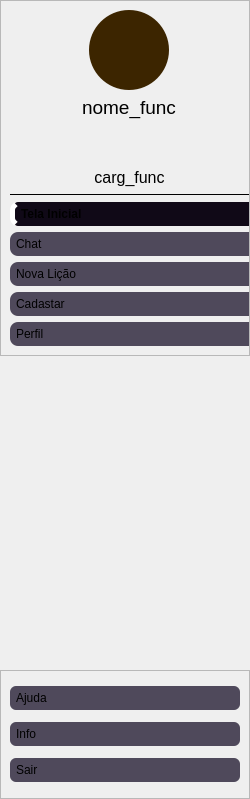
     <widget class="QWidget" name="sidebar" native="true">
      <property name="sizePolicy">
       <sizepolicy hsizetype="Minimum" vsizetype="Expanding">
        <horstretch>0</horstretch>
        <verstretch>0</verstretch>
       </sizepolicy>
      </property>
      <property name="minimumSize">
       <size>
        <width>250</width>
        <height>0</height>
       </size>
      </property>
      <property name="maximumSize">
       <size>
        <width>250</width>
        <height>16777215</height>
       </size>
      </property>
      <property name="styleSheet">
       <string notr="true">#sidebar{

	background-color:#3C2547;
}


QPushButton {

	background-color: #4F495B;
	padding: 5px 10px;
	border-top-left-radius: 8px;
	border-bottom-left-radius: 8px;


}

QPushButton:hover {
    background-color: #1C1022;
}
QPushButton:checked {
    background-color: #100917;
	border-left: 5px solid #FFFFFF;
	font-weight: bold;  
}
QPushButton:icon {
    background-color: red;
}</string>
      </property>
      <layout class="QVBoxLayout" name="verticalLayout">
       <property name="spacing">
        <number>0</number>
       </property>
       <property name="leftMargin">
        <number>0</number>
       </property>
       <property name="topMargin">
        <number>0</number>
       </property>
       <property name="rightMargin">
        <number>0</number>
       </property>
       <property name="bottomMargin">
        <number>0</number>
       </property>
       <item>
        <widget class="QWidget" name="widget" native="true">
         <property name="sizePolicy">
          <sizepolicy hsizetype="Expanding" vsizetype="Expanding">
           <horstretch>0</horstretch>
           <verstretch>0</verstretch>
          </sizepolicy>
         </property>
         <property name="minimumSize">
          <size>
           <width>0</width>
           <height>500</height>
          </size>
         </property>
         <property name="styleSheet">
          <string notr="true"/>
         </property>
         <layout class="QVBoxLayout" name="verticalLayout_4">
          <property name="spacing">
           <number>0</number>
          </property>
          <property name="leftMargin">
           <number>0</number>
          </property>
          <property name="topMargin">
           <number>0</number>
          </property>
          <property name="rightMargin">
           <number>0</number>
          </property>
          <property name="bottomMargin">
           <number>0</number>
          </property>
          <item alignment="Qt::AlignTop">
           <widget class="QFrame" name="frame">
            <property name="sizePolicy">
             <sizepolicy hsizetype="Expanding" vsizetype="Expanding">
              <horstretch>0</horstretch>
              <verstretch>0</verstretch>
             </sizepolicy>
            </property>
            <property name="minimumSize">
             <size>
              <width>0</width>
              <height>356</height>
             </size>
            </property>
            <property name="layoutDirection">
             <enum>Qt::LeftToRight</enum>
            </property>
            <property name="styleSheet">
             <string notr="true">QPushButton{
    text-align: left;
    padding: 5px 6px;
	font: 63 12pt &quot;Inter 18pt SemiBold&quot;;
}

</string>
            </property>
            <property name="frameShape">
             <enum>QFrame::StyledPanel</enum>
            </property>
            <property name="frameShadow">
             <enum>QFrame::Raised</enum>
            </property>
            <layout class="QVBoxLayout" name="verticalLayout_2">
             <property name="rightMargin">
              <number>0</number>
             </property>
             <item>
              <widget class="QWidget" name="widget_2" native="true">
               <property name="sizePolicy">
                <sizepolicy hsizetype="Expanding" vsizetype="Fixed">
                 <horstretch>0</horstretch>
                 <verstretch>0</verstretch>
                </sizepolicy>
               </property>
               <property name="minimumSize">
                <size>
                 <width>0</width>
                 <height>80</height>
                </size>
               </property>
               <property name="autoFillBackground">
                <bool>false</bool>
               </property>
               <layout class="QVBoxLayout" name="verticalLayout_5">
                <property name="leftMargin">
                 <number>0</number>
                </property>
                <property name="topMargin">
                 <number>0</number>
                </property>
                <property name="rightMargin">
                 <number>0</number>
                </property>
                <property name="bottomMargin">
                 <number>0</number>
                </property>
                <item alignment="Qt::AlignHCenter">
                 <widget class="QPushButton" name="foto_func">
                  <property name="sizePolicy">
                   <sizepolicy hsizetype="Fixed" vsizetype="Fixed">
                    <horstretch>0</horstretch>
                    <verstretch>0</verstretch>
                   </sizepolicy>
                  </property>
                  <property name="minimumSize">
                   <size>
                    <width>80</width>
                    <height>80</height>
                   </size>
                  </property>
                  <property name="maximumSize">
                   <size>
                    <width>80</width>
                    <height>80</height>
                   </size>
                  </property>
                  <property name="cursor">
                   <cursorShape>PointingHandCursor</cursorShape>
                  </property>
                  <property name="layoutDirection">
                   <enum>Qt::LeftToRight</enum>
                  </property>
                  <property name="styleSheet">
                   <string notr="true">QPushButton{
text-aling:center;
	background-color: rgb(60, 37, 00) ;
border-radius: 40px;

}</string>
                  </property>
                  <property name="text">
                   <string/>
                  </property>
                  <property name="iconSize">
                   <size>
                    <width>80</width>
                    <height>80</height>
                   </size>
                  </property>
                 </widget>
                </item>
               </layout>
              </widget>
             </item>
             <item alignment="Qt::AlignHCenter|Qt::AlignTop">
              <widget class="QLabel" name="nome_func">
               <property name="text">
                <string>&lt;html&gt;&lt;head/&gt;&lt;body&gt;&lt;p align=&quot;center&quot;&gt;&lt;span style=&quot; font-size:14pt;&quot;&gt;nome_func&lt;/span&gt;&lt;/p&gt;&lt;/body&gt;&lt;/html&gt;</string>
               </property>
              </widget>
             </item>
             <item alignment="Qt::AlignHCenter|Qt::AlignBottom">
              <widget class="QLabel" name="carg_func">
               <property name="text">
                <string>&lt;html&gt;&lt;head/&gt;&lt;body&gt;&lt;p align=&quot;center&quot;&gt;&lt;span style=&quot; font-size:12pt;&quot;&gt;carg_func&lt;/span&gt;&lt;/p&gt;&lt;/body&gt;&lt;/html&gt;</string>
               </property>
              </widget>
             </item>
             <item>
              <widget class="Line" name="line">
               <property name="styleSheet">
                <string notr="true">Line{

	background-color: rgb(255, 255, 255);

}</string>
               </property>
               <property name="frameShadow">
                <enum>QFrame::Plain</enum>
               </property>
               <property name="lineWidth">
                <number>1</number>
               </property>
               <property name="midLineWidth">
                <number>1</number>
               </property>
               <property name="orientation">
                <enum>Qt::Horizontal</enum>
               </property>
              </widget>
             </item>
             <item>
              <widget class="QPushButton" name="btn_home">
               <property name="cursor">
                <cursorShape>PointingHandCursor</cursorShape>
               </property>
               <property name="text">
                <string>Tela Inicial</string>
               </property>
               <property name="icon">
                <iconset resource="../imagens/imgs.qrc">
                 <normaloff>:/imgs/home.png</normaloff>:/imgs/home.png</iconset>
               </property>
               <property name="iconSize">
                <size>
                 <width>20</width>
                 <height>20</height>
                </size>
               </property>
               <property name="checkable">
                <bool>true</bool>
               </property>
               <property name="checked">
                <bool>true</bool>
               </property>
               <attribute name="buttonGroup">
                <string notr="true">btns_sidebar</string>
               </attribute>
              </widget>
             </item>
             <item>
              <widget class="QPushButton" name="btn_chat">
               <property name="sizePolicy">
                <sizepolicy hsizetype="Expanding" vsizetype="Fixed">
                 <horstretch>0</horstretch>
                 <verstretch>0</verstretch>
                </sizepolicy>
               </property>
               <property name="cursor">
                <cursorShape>PointingHandCursor</cursorShape>
               </property>
               <property name="text">
                <string>Chat</string>
               </property>
               <property name="icon">
                <iconset resource="../imagens/imgs.qrc">
                 <normaloff>:/imgs/chat.png</normaloff>:/imgs/chat.png</iconset>
               </property>
               <property name="iconSize">
                <size>
                 <width>20</width>
                 <height>20</height>
                </size>
               </property>
               <property name="checkable">
                <bool>true</bool>
               </property>
               <property name="checked">
                <bool>false</bool>
               </property>
               <attribute name="buttonGroup">
                <string notr="true">btns_sidebar</string>
               </attribute>
              </widget>
             </item>
             <item>
              <widget class="QPushButton" name="btn_config">
               <property name="cursor">
                <cursorShape>PointingHandCursor</cursorShape>
               </property>
               <property name="text">
                <string>Nova Lição</string>
               </property>
               <property name="icon">
                <iconset resource="../imagens/imgs.qrc">
                 <normaloff>:/imgs/setting.png</normaloff>:/imgs/setting.png</iconset>
               </property>
               <property name="iconSize">
                <size>
                 <width>20</width>
                 <height>20</height>
                </size>
               </property>
               <property name="checkable">
                <bool>true</bool>
               </property>
               <property name="checked">
                <bool>false</bool>
               </property>
               <attribute name="buttonGroup">
                <string notr="true">btns_sidebar</string>
               </attribute>
              </widget>
             </item>
             <item>
              <widget class="QPushButton" name="btn_cadastro">
               <property name="cursor">
                <cursorShape>PointingHandCursor</cursorShape>
               </property>
               <property name="text">
                <string>Cadastar</string>
               </property>
               <property name="icon">
                <iconset resource="../imagens/imgs.qrc">
                 <normaloff>:/imgs/more.png</normaloff>:/imgs/more.png</iconset>
               </property>
               <property name="iconSize">
                <size>
                 <width>20</width>
                 <height>20</height>
                </size>
               </property>
               <property name="checkable">
                <bool>true</bool>
               </property>
               <property name="checked">
                <bool>false</bool>
               </property>
               <attribute name="buttonGroup">
                <string notr="true">btns_sidebar</string>
               </attribute>
              </widget>
             </item>
             <item>
              <widget class="QPushButton" name="btn_perfil">
               <property name="cursor">
                <cursorShape>PointingHandCursor</cursorShape>
               </property>
               <property name="text">
                <string>Perfil</string>
               </property>
               <property name="icon">
                <iconset resource="../imagens/imgs.qrc">
                 <normaloff>:/imgs/user.png</normaloff>:/imgs/user.png</iconset>
               </property>
               <property name="iconSize">
                <size>
                 <width>20</width>
                 <height>20</height>
                </size>
               </property>
               <property name="checkable">
                <bool>true</bool>
               </property>
               <property name="checked">
                <bool>false</bool>
               </property>
               <attribute name="buttonGroup">
                <string notr="true">btns_sidebar</string>
               </attribute>
              </widget>
             </item>
            </layout>
           </widget>
          </item>
          <item>
           <spacer name="verticalSpacer">
            <property name="orientation">
             <enum>Qt::Vertical</enum>
            </property>
            <property name="sizeType">
             <enum>QSizePolicy::Maximum</enum>
            </property>
            <property name="sizeHint" stdset="0">
             <size>
              <width>20</width>
              <height>314</height>
             </size>
            </property>
           </spacer>
          </item>
          <item alignment="Qt::AlignBottom">
           <widget class="QFrame" name="frame_2">
            <property name="sizePolicy">
             <sizepolicy hsizetype="Expanding" vsizetype="Expanding">
              <horstretch>0</horstretch>
              <verstretch>0</verstretch>
             </sizepolicy>
            </property>
            <property name="minimumSize">
             <size>
              <width>0</width>
              <height>129</height>
             </size>
            </property>
            <property name="styleSheet">
             <string notr="true">QPushButton{
    text-align: left;
    padding: 5px 6px;
	font: 63 12pt &quot;Inter 18pt SemiBold&quot;;
    border-radius: 6px;
	border: none;
}
QPushButton:checked {
    background-color: #100917;
	border-left: 5px solid #FFFFFF;
	font-weight: bold;  
}</string>
            </property>
            <property name="frameShape">
             <enum>QFrame::StyledPanel</enum>
            </property>
            <property name="frameShadow">
             <enum>QFrame::Raised</enum>
            </property>
            <layout class="QVBoxLayout" name="verticalLayout_3">
             <item>
              <widget class="QPushButton" name="btn_ajuda">
               <property name="enabled">
                <bool>true</bool>
               </property>
               <property name="cursor">
                <cursorShape>PointingHandCursor</cursorShape>
               </property>
               <property name="text">
                <string>Ajuda</string>
               </property>
               <property name="icon">
                <iconset resource="../imagens/imgs.qrc">
                 <normaloff>:/imgs/question.png</normaloff>:/imgs/question.png</iconset>
               </property>
               <property name="iconSize">
                <size>
                 <width>20</width>
                 <height>20</height>
                </size>
               </property>
               <property name="checkable">
                <bool>false</bool>
               </property>
               <property name="checked">
                <bool>false</bool>
               </property>
              </widget>
             </item>
             <item>
              <widget class="QPushButton" name="btn_info">
               <property name="cursor">
                <cursorShape>PointingHandCursor</cursorShape>
               </property>
               <property name="text">
                <string>Info</string>
               </property>
               <property name="icon">
                <iconset resource="../imagens/imgs.qrc">
                 <normaloff>:/imgs/info.png</normaloff>:/imgs/info.png</iconset>
               </property>
               <property name="iconSize">
                <size>
                 <width>20</width>
                 <height>20</height>
                </size>
               </property>
               <property name="checkable">
                <bool>false</bool>
               </property>
               <property name="checked">
                <bool>false</bool>
               </property>
              </widget>
             </item>
             <item>
              <widget class="QPushButton" name="btn_sair">
               <property name="cursor">
                <cursorShape>PointingHandCursor</cursorShape>
               </property>
               <property name="text">
                <string>Sair</string>
               </property>
               <property name="icon">
                <iconset resource="../imagens/imgs.qrc">
                 <normaloff>:/imgs/logout.png</normaloff>:/imgs/logout.png</iconset>
               </property>
               <property name="iconSize">
                <size>
                 <width>20</width>
                 <height>20</height>
                </size>
               </property>
               <property name="checkable">
                <bool>true</bool>
               </property>
               <property name="checked">
                <bool>false</bool>
               </property>
               <attribute name="buttonGroup">
                <string notr="true">btns_sidebar</string>
               </attribute>
              </widget>
             </item>
            </layout>
           </widget>
          </item>
         </layout>
        </widget>
       </item>
      </layout>
     </widget>
